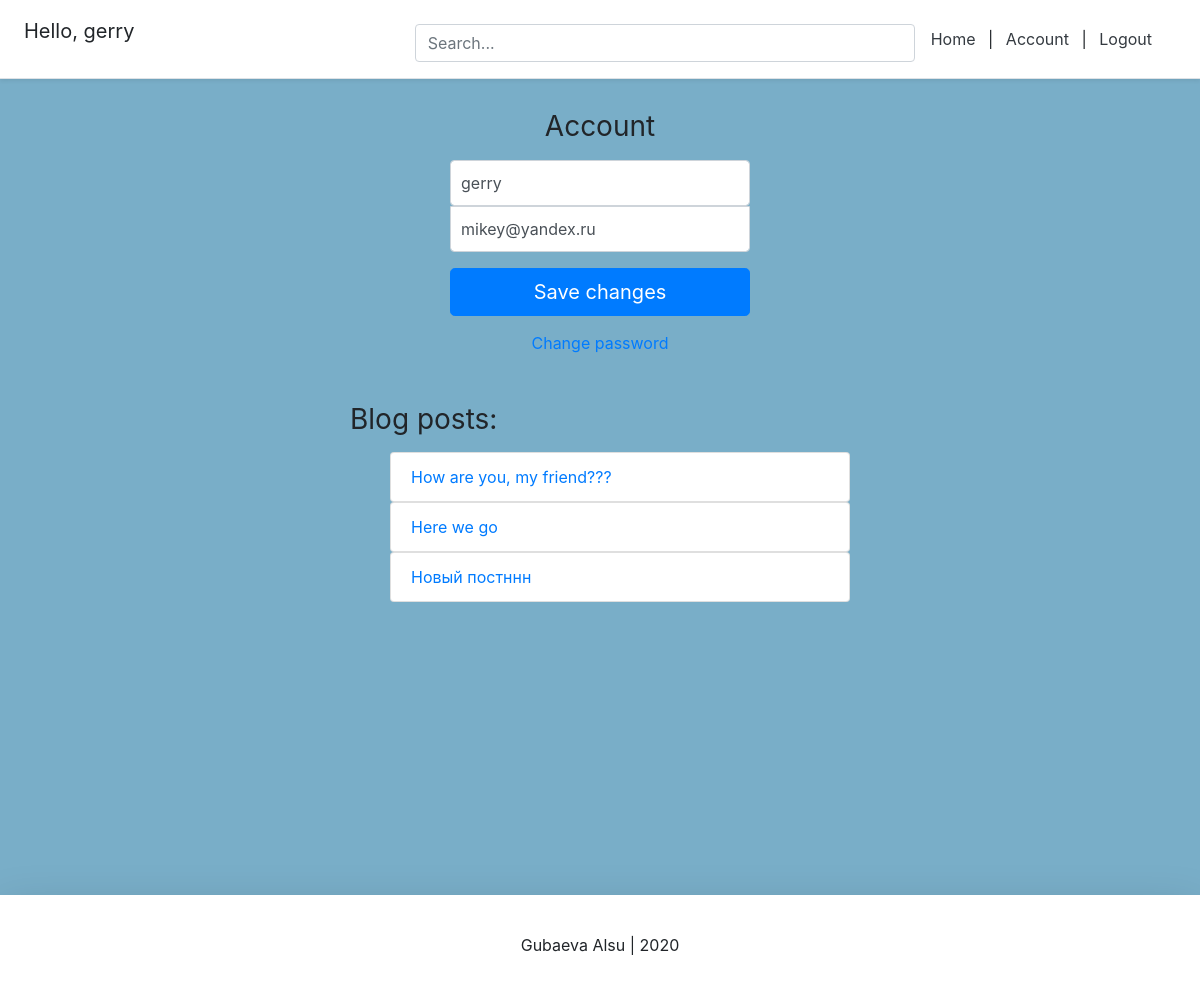
Before: /account/ (signed in) with the older database file.
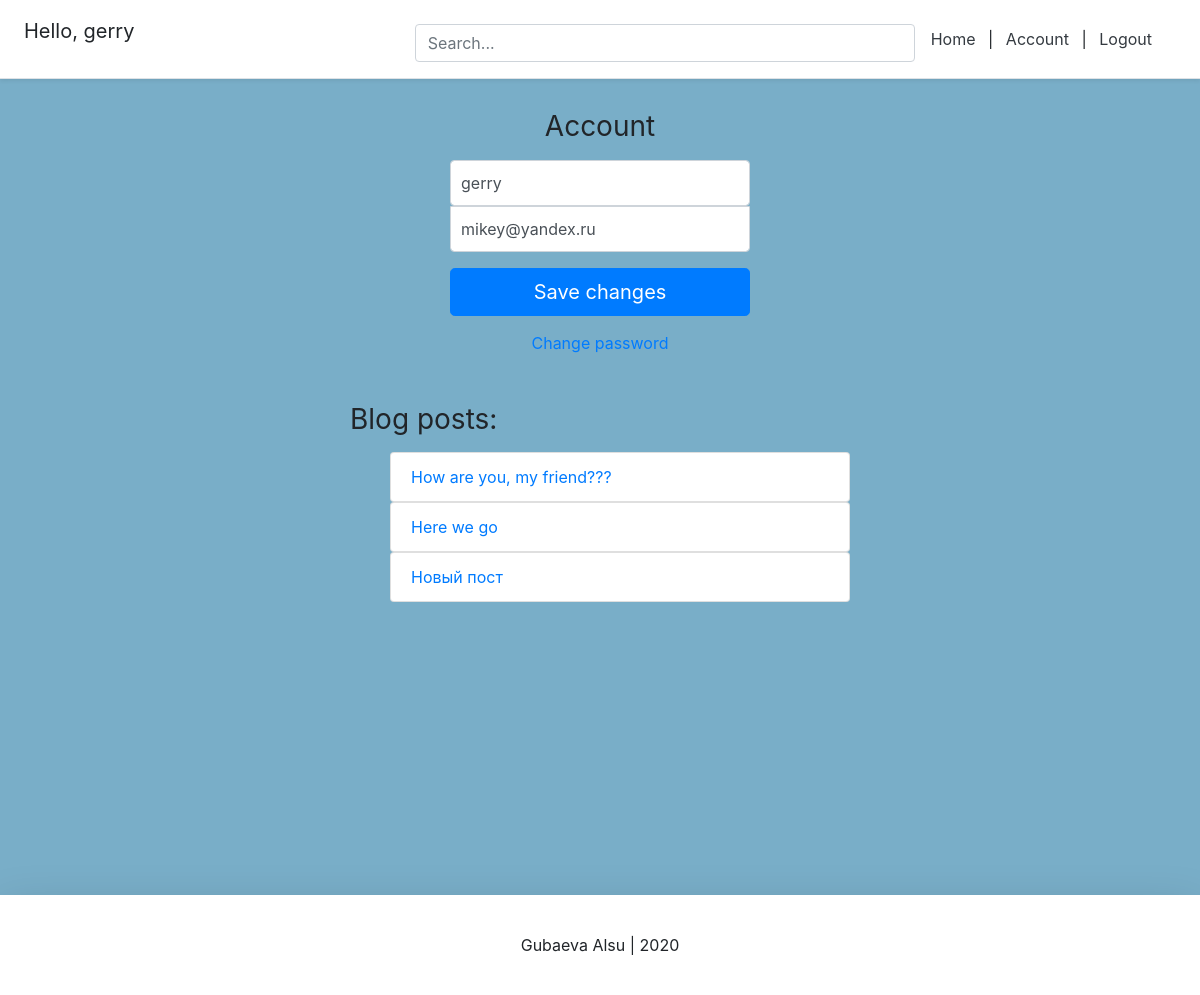
After: the same page with the newer database file.
### blog/models.py (models this page shows)
class BlogPost(models.Model):
    title = models.CharField(max_length=50, null=False, blank=False)
    body = models.TextField(max_length=5000, null=False, blank=False)
    image = models.ImageField(upload_to=upload_location, null=False, blank=False)
    likes = models.ManyToManyField(settings.AUTH_USER_MODEL, related_name='likes', blank=True)
    date_published = models.DateTimeField(auto_now_add=True, verbose_name="date published")
    date_updated = models.DateTimeField(auto_now=True, verbose_name="date updated")
    author = models.ForeignKey(settings.AUTH_USER_MODEL, on_delete=models.CASCADE)
    slug = models.SlugField(blank=True, unique=True)
    def __str__(self):
        return self.title

### user/views.py (the view)
# urls.py: path('account/', account_view, name="account"),
def account_view(request):
    if not request.user.is_authenticated:
        return redirect("login")
    context = {}
    if request.POST:
        form = AccountUpdateForm(request.POST, instance=request.user)
        if form.is_valid():
            form.initial = {
                "username": request.POST['username'],
                "email": request.POST['email'],
            }
            form.save()
            context['success_message'] = "Updated"
    else:
        form = AccountUpdateForm(
            initial={
                "email": request.user.email,
                "username": request.user.username,
            }
        )
    context['account_form'] = form
    blog_posts = BlogPost.objects.filter(author=request.user)
    context['blog_posts'] = blog_posts
    return render(request, 'user_page/user.html', context)

### user/forms.py (shortened to what this page needs)
class AccountUpdateForm(forms.ModelForm):
    class Meta:
        model = New_user
        fields = ("email", "username")

### templates/user_page/user.html (shortened to what this page needs)
{%  extends "user_page/main.html" %}
{% block all_posts %}
<form class="form-signin" method="post">{% csrf_token %}
  <h1 class="h3 mb-3 font-weight-normal">Account</h1>
  <input type="text" name="username" id="inputUsername" class="form-control" placeholder="Username" required autofocus value={{account_form.initial.username}}>
  <input type="email" name="email" id="inputEmail" class="form-control" placeholder="Email" required value="{{account_form.initial.email}}">
  <button class="btn btn-lg btn-primary btn-block" type="submit">Save changes</button>
</form>
<div class="d-flex flex-column">
    <a class="m-auto" href="{% url 'password_change' %}">Change password</a>
</div>
<div class="container mt-4 p-4">
    <div class="row">
        <div class="blog-posts">
            <h3 class="mb-3 font-weight-normal">Blog posts:</h3>
            {% if blog_posts %}
            <ul>
                {% for post in blog_posts %}
                    <a href="{% url 'blog:detail' post.slug %}" style="text-decoration: none;">
                      <li class="list-group-item">{{ post }}</li>
                     </a>
                {% endfor %}
            </ul>
            {% else %}
                <p>You have no blog posts. Create a post <a href="{% url 'blog:create' %}">here</a>.</p>
            {% endif %}
        </div>
    </div>
</div>
{% endblock all_posts %}

Changed rows visible on the page:
changed BlogPost: title "Новый постннн" → "Новый пост"
